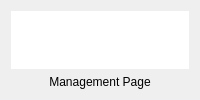
      <widget class="QWidget" name="dealPage">
       <layout class="QVBoxLayout" name="managementLayout">
        <item>
         <widget class="QStackedWidget" name="stackedWidget_4">
          <property name="styleSheet">
           <string notr="true">background-color: rgb(255, 255, 255);
</string>
          </property>
          <widget class="QWidget" name="page">
           <widget class="QLabel" name="title">
            <property name="geometry">
             <rect>
              <x>190</x>
              <y>20</y>
              <width>651</width>
              <height>71</height>
             </rect>
            </property>
            <property name="styleSheet">
             <string notr="true">QLabel {
    color: #7D4FEE;            /* Violet text */
    background-color: #FFFFFF; /* White background */
    font-size: 20pt;           /* Big title */
    font-weight: bold;         /* Bold text */
    border: 2px solid #7D4FEE; /* Violet border */
    border-radius: 10px;       /* Rounded corners */
    padding: 8px;              /* Space inside */
    qproperty-alignment: AlignCenter; /* Center text */
}
</string>
            </property>
            <property name="text">
             <string>Studio scheduling &amp; equipment rental</string>
            </property>
           </widget>
           <widget class="QPushButton" name="btnBook_deal">
            <property name="geometry">
             <rect>
              <x>370</x>
              <y>170</y>
              <width>116</width>
              <height>341</height>
             </rect>
            </property>
            <property name="styleSheet">
             <string notr="true"> background-color: #7D4FEE;   /* light violet */
    color: white;
    border: none;
    border-radius: 12px;         /* rounded edges */
    padding:  5px 8px;
    font-size: 14px;
    font-weight: bold;</string>
            </property>
            <property name="text">
             <string>Book</string>
            </property>
           </widget>
           <widget class="QWidget" name="gridLayoutWidget_2">
            <property name="geometry">
             <rect>
              <x>60</x>
              <y>170</y>
              <width>285</width>
              <height>131</height>
             </rect>
            </property>
            <layout class="QGridLayout" name="gridLayout_2">
             <item row="3" column="0">
              <widget class="QLabel" name="label_13">
               <property name="styleSheet">
                <string notr="true">  font-size: 16px;
    font-weight: bold;
    color: #2c3e50;          /* dark gray-blue */
        background-color: rgb(255, 255, 255);
    padding: 6px 12px;
        qproperty-alignment: 'AlignCenter';</string>
               </property>
               <property name="text">
                <string>Date/time</string>
               </property>
              </widget>
             </item>
             <item row="1" column="1">
              <widget class="QLineEdit" name="lineEditName_deal">
               <property name="styleSheet">
                <string notr="true">border: 2px solid #7D4FEE;   /* violet border */
    border-radius: 6px;          /* rounded corners */
    padding: 4px;
    background-color: #ffffff;   /* white background */
    color: #333333;              /* text color */</string>
               </property>
              </widget>
             </item>
             <item row="0" column="1">
              <widget class="QLineEdit" name="lineEditID_deal">
               <property name="styleSheet">
                <string notr="true">border: 2px solid #7D4FEE;   /* violet border */
    border-radius: 6px;          /* rounded corners */
    padding: 4px;
    background-color: #ffffff;   /* white background */
    color: #333333;              /* text color */</string>
               </property>
              </widget>
             </item>
             <item row="1" column="0">
              <widget class="QLabel" name="label_10">
               <property name="styleSheet">
                <string notr="true">  font-size: 16px;
    font-weight: bold;
    color: #2c3e50;          /* dark gray-blue */
        background-color: rgb(255, 255, 255);
    padding: 6px 12px;
        qproperty-alignment: 'AlignCenter';</string>
               </property>
               <property name="text">
                <string>name</string>
               </property>
              </widget>
             </item>
             <item row="0" column="0">
              <widget class="QLabel" name="label_14">
               <property name="styleSheet">
                <string notr="true">  font-size: 16px;
    font-weight: bold;
    color: #2c3e50;          /* dark gray-blue */
        background-color: rgb(255, 255, 255);
    padding: 6px 12px;
        qproperty-alignment: 'AlignCenter';</string>
               </property>
               <property name="text">
                <string>ID</string>
               </property>
              </widget>
             </item>
             <item row="3" column="1">
              <widget class="QDateTimeEdit" name="dateTimeEdit_deal">
               <property name="styleSheet">
                <string notr="true">border: 2px solid #7D4FEE;   /* violet border */
    border-radius: 6px;          /* rounded corners */
    padding: 4px;
    background-color: #ffffff;   /* white background */
	color: black;</string>
               </property>
              </widget>
             </item>
            </layout>
           </widget>
           <widget class="QLabel" name="label_2">
            <property name="geometry">
             <rect>
              <x>90</x>
              <y>110</y>
              <width>271</width>
              <height>51</height>
             </rect>
            </property>
            <property name="styleSheet">
             <string notr="true">QLabel {
    color: #7D4FEE;            /* Violet text */
    background-color: #FFFFFF; /* White background */
    font-size: 15pt;           /* Big title */
    font-weight: bold;         /* Bold text */
    border-radius: 10px;       /* Rounded corners */
    padding: 8px;              /* Space inside */
    qproperty-alignment: AlignCenter; /* Center text */
        text-decoration: underline;
}
</string>
            </property>
            <property name="text">
             <string>Details &amp; Equipment</string>
            </property>
           </widget>
           <widget class="QWidget" name="verticalLayoutWidget">
            <property name="geometry">
             <rect>
              <x>140</x>
              <y>320</y>
              <width>202</width>
              <height>235</height>
             </rect>
            </property>
            <layout class="QVBoxLayout" name="verticalLayout">
             <item>
              <widget class="QCheckBox" name="checkCamera_deal">
               <property name="styleSheet">
                <string notr="true">    font-size: 14px;
    font-weight: bold;
    color: #2c3e50;          /* dark gray-blue */
   /* light gray background */
        background-color: rgb(255, 255, 255);
    border: 1px solid #7D4FEE;
    border-radius: 6px;
    padding: 6px 12px;
</string>
               </property>
               <property name="text">
                <string>camera</string>
               </property>
              </widget>
             </item>
             <item>
              <widget class="QCheckBox" name="checkMic_deal">
               <property name="styleSheet">
                <string notr="true">    font-size: 14px;
    font-weight: bold;
    color: #2c3e50;          /* dark gray-blue */
   /* light gray background */
        background-color: rgb(255, 255, 255);
    border: 1px solid #7D4FEE;
    border-radius: 6px;
    padding: 6px 12px;
</string>
               </property>
               <property name="text">
                <string>Microphone</string>
               </property>
              </widget>
             </item>
             <item>
              <widget class="QCheckBox" name="checkLight_deal">
               <property name="styleSheet">
                <string notr="true">    font-size: 14px;
    font-weight: bold;
    color: #2c3e50;          /* dark gray-blue */
   /* light gray background */
        background-color: rgb(255, 255, 255);
    border: 1px solid #7D4FEE;
    border-radius: 6px;
    padding: 6px 12px;
</string>
               </property>
               <property name="text">
                <string>Studio light</string>
               </property>
              </widget>
             </item>
             <item>
              <widget class="QCheckBox" name="checkCameraman_deal">
               <property name="styleSheet">
                <string notr="true">    font-size: 14px;
    font-weight: bold;
    color: #2c3e50;          /* dark gray-blue */
   /* light gray background */
        background-color: rgb(255, 255, 255);
    border: 1px solid #7D4FEE;
    border-radius: 6px;
    padding: 6px 12px;
</string>
               </property>
               <property name="text">
                <string>cameraman</string>
               </property>
              </widget>
             </item>
             <item>
              <widget class="QCheckBox" name="checkEditor_deal">
               <property name="styleSheet">
                <string notr="true">    font-size: 14px;
    font-weight: bold;
    color: #2c3e50;          /* dark gray-blue */
   /* light gray background */
        background-color: rgb(255, 255, 255);
    border: 1px solid #7D4FEE;
    border-radius: 6px;
    padding: 6px 12px;
</string>
               </property>
               <property name="text">
                <string>video editor</string>
               </property>
              </widget>
             </item>
             <item>
              <widget class="QCheckBox" name="checkStudio_deal">
               <property name="styleSheet">
                <string notr="true">    font-size: 14px;
    font-weight: bold;
    color: #2c3e50;          /* dark gray-blue */
   /* light gray background */
        background-color: rgb(255, 255, 255);
    border: 1px solid #7D4FEE;
    border-radius: 6px;
    padding: 6px 12px;
</string>
               </property>
               <property name="text">
                <string>studio</string>
               </property>
              </widget>
             </item>
            </layout>
           </widget>
           <widget class="QPushButton" name="btnEdit_deal">
            <property name="geometry">
             <rect>
              <x>500</x>
              <y>170</y>
              <width>116</width>
              <height>71</height>
             </rect>
            </property>
            <property name="styleSheet">
             <string notr="true"> background-color: #7D4FEE;   /* light violet */
    color: white;
    border: none;
    border-radius: 12px;         /* rounded edges */
    padding:  5px 8px;
    font-size: 14px;
    font-weight: bold;</string>
            </property>
            <property name="text">
             <string>Edit</string>
            </property>
           </widget>
           <widget class="QPushButton" name="btnDelete_deal">
            <property name="geometry">
             <rect>
              <x>500</x>
              <y>260</y>
              <width>116</width>
              <height>71</height>
             </rect>
            </property>
            <property name="styleSheet">
             <string notr="true"> background-color: #7D4FEE;   /* light violet */
    color: white;
    border: none;
    border-radius: 12px;         /* rounded edges */
    padding:  5px 8px;
    font-size: 14px;
    font-weight: bold;</string>
            </property>
            <property name="text">
             <string>Delete</string>
            </property>
           </widget>
           <widget class="QPushButton" name="btnClear_deal">
            <property name="geometry">
             <rect>
              <x>500</x>
              <y>350</y>
              <width>116</width>
              <height>71</height>
             </rect>
            </property>
            <property name="styleSheet">
             <string notr="true"> background-color: #7D4FEE;   /* light violet */
    color: white;
    border: none;
    border-radius: 12px;         /* rounded edges */
    padding:  5px 8px;
    font-size: 14px;
    font-weight: bold;</string>
            </property>
            <property name="text">
             <string>Clear</string>
            </property>
           </widget>
           <widget class="QPushButton" name="btnOrder_deal">
            <property name="geometry">
             <rect>
              <x>500</x>
              <y>440</y>
              <width>116</width>
              <height>71</height>
             </rect>
            </property>
            <property name="styleSheet">
             <string notr="true"> background-color: #7D4FEE;   /* light violet */
    color: white;
    border: none;
    border-radius: 12px;         /* rounded edges */
    padding:  5px 8px;
    font-size: 14px;
    font-weight: bold;</string>
            </property>
            <property name="text">
             <string>Order</string>
            </property>
           </widget>
           <widget class="QPushButton" name="pushButton_14">
            <property name="geometry">
             <rect>
              <x>20</x>
              <y>320</y>
              <width>116</width>
              <height>31</height>
             </rect>
            </property>
            <property name="styleSheet">
             <string notr="true"> background-color: #7D4FEE;   /* light violet */
    color: white;
    border: none;
    border-radius: 12px;         /* rounded edges */
    padding:  5px 8px;
    font-size: 14px;
    font-weight: bold;</string>
            </property>
            <property name="text">
             <string>📸</string>
            </property>
           </widget>
           <widget class="QPushButton" name="pushButton_15">
            <property name="geometry">
             <rect>
              <x>20</x>
              <y>360</y>
              <width>116</width>
              <height>31</height>
             </rect>
            </property>
            <property name="styleSheet">
             <string notr="true"> background-color: #7D4FEE;   /* light violet */
    color: white;
    border: none;
    border-radius: 12px;         /* rounded edges */
    padding:  5px 8px;
    font-size: 14px;
    font-weight: bold;</string>
            </property>
            <property name="text">
             <string>🎙️</string>
            </property>
           </widget>
           <widget class="QPushButton" name="pushButton_16">
            <property name="geometry">
             <rect>
              <x>20</x>
              <y>400</y>
              <width>116</width>
              <height>31</height>
             </rect>
            </property>
            <property name="styleSheet">
             <string notr="true"> background-color: #7D4FEE;   /* light violet */
    color: white;
    border: none;
    border-radius: 12px;         /* rounded edges */
    padding:  5px 8px;
    font-size: 14px;
    font-weight: bold;</string>
            </property>
            <property name="text">
             <string>💡</string>
            </property>
           </widget>
           <widget class="QPushButton" name="pushButton_17">
            <property name="geometry">
             <rect>
              <x>20</x>
              <y>440</y>
              <width>116</width>
              <height>31</height>
             </rect>
            </property>
            <property name="styleSheet">
             <string notr="true"> background-color: #7D4FEE;   /* light violet */
    color: white;
    border: none;
    border-radius: 12px;         /* rounded edges */
    padding:  5px 8px;
    font-size: 14px;
    font-weight: bold;</string>
            </property>
            <property name="text">
             <string>🎥</string>
            </property>
           </widget>
           <widget class="QPushButton" name="pushButton_18">
            <property name="geometry">
             <rect>
              <x>20</x>
              <y>480</y>
              <width>116</width>
              <height>31</height>
             </rect>
            </property>
            <property name="styleSheet">
             <string notr="true"> background-color: #7D4FEE;   /* light violet */
    color: white;
    border: none;
    border-radius: 12px;         /* rounded edges */
    padding:  5px 8px;
    font-size: 14px;
    font-weight: bold;</string>
            </property>
            <property name="text">
             <string>🎞️</string>
            </property>
           </widget>
           <widget class="QPushButton" name="pushButton_19">
            <property name="geometry">
             <rect>
              <x>20</x>
              <y>520</y>
              <width>116</width>
              <height>31</height>
             </rect>
            </property>
            <property name="styleSheet">
             <string notr="true"> background-color: #7D4FEE;   /* light violet */
    color: white;
    border: none;
    border-radius: 12px;         /* rounded edges */
    padding:  5px 8px;
    font-size: 14px;
    font-weight: bold;</string>
            </property>
            <property name="text">
             <string>🎬</string>
            </property>
           </widget>
           <widget class="QTabWidget" name="tabWidget">
            <property name="geometry">
             <rect>
              <x>640</x>
              <y>140</y>
              <width>511</width>
              <height>431</height>
             </rect>
            </property>
            <property name="styleSheet">
             <string notr="true"> background-color: #7D4FEE;   /* light violet */
    color: white;
    border: none;
    border-radius: 12px;         /* rounded edges */
    padding:  5px 8px;
    font-size: 14px;
    font-weight: bold;</string>
            </property>
            <property name="currentIndex">
             <number>0</number>
            </property>
            <widget class="QWidget" name="tab">
             <attribute name="title">
              <string>Tab 1</string>
             </attribute>
             <widget class="QTableWidget" name="tableWidget_deal">
              <property name="geometry">
               <rect>
                <x>10</x>
                <y>90</y>
                <width>481</width>
                <height>291</height>
               </rect>
              </property>
              <property name="styleSheet">
               <string notr="true">border: 2px solid #7D4FEE;   /* violet border */
    border-radius: 4px;          /* rounded corners */
    padding: 1px;
    background-color: #ffffff;   /* white background */
    color: #333333;              /* text color */

  border: 2px solid black; </string>
              </property>
              <column>
               <property name="text">
                <string>ID</string>
               </property>
              </column>
              <column>
               <property name="text">
                <string>name</string>
               </property>
              </column>
              <column>
               <property name="text">
                <string>equipement</string>
               </property>
              </column>
              <column>
               <property name="text">
                <string>date/time</string>
               </property>
              </column>
             </widget>
             <widget class="QLineEdit" name="searchName_deal">
              <property name="geometry">
               <rect>
                <x>130</x>
                <y>10</y>
                <width>211</width>
                <height>31</height>
               </rect>
              </property>
              <property name="styleSheet">
               <string notr="true">border: 2px solid #7D4FEE;   /* violet border */
    border-radius: 6px;          /* rounded corners */
    padding: 4px;
    background-color: #ffffff;   /* white background */
    color: #333333;         
 border: 2px solid black;      /* text color */</string>
              </property>
             </widget>
             <widget class="QPushButton" name="btnSearch_deal">
              <property name="geometry">
               <rect>
                <x>0</x>
                <y>0</y>
                <width>120</width>
                <height>41</height>
               </rect>
              </property>
              <property name="styleSheet">
               <string notr="true"> background-color: #7D4FEE;   /* light violet */
    color: white;
    border: none;
 border: 2px solid black; 
    border-radius: 12px;         /* rounded edges */
    padding:  5px 8px;
    font-size: 14px;
    font-weight: bold;</string>
              </property>
              <property name="text">
               <string>🔍</string>
              </property>
             </widget>
             <widget class="QPushButton" name="btnExportPDF_deal">
              <property name="geometry">
               <rect>
                <x>350</x>
                <y>0</y>
                <width>140</width>
                <height>41</height>
               </rect>
              </property>
              <property name="styleSheet">
               <string notr="true">background-color:#7D4FEE;
    color: white;
    border: 2px solid black;          /* THICK BLACK BORDER */
    border-radius: 16px;
    padding: 4px 18px;                /* Compact size */
    font-weight: bold;
    font-size: 12px;                  /* SMALL TEXT */
    min-width: 100px;</string>
              </property>
              <property name="text">
               <string>Export PDF</string>
              </property>
             </widget>
             <widget class="QLabel" name="labeltosay_itsinorder_deal">
              <property name="geometry">
               <rect>
                <x>0</x>
                <y>50</y>
                <width>351</width>
                <height>31</height>
               </rect>
              </property>
              <property name="text">
               <string>The data is ordered chronologically.</string>
              </property>
             </widget>
            </widget>
            <widget class="QWidget" name="tab_2">
             <attribute name="title">
              <string>Tab 2</string>
             </attribute>
             <widget class="QWidget" name="verticalLayoutWidget_2">
              <property name="geometry">
               <rect>
                <x>0</x>
                <y>0</y>
                <width>491</width>
                <height>321</height>
               </rect>
              </property>
              <layout class="QVBoxLayout" name="verticalLayout_2">
               <item>
                <widget class="QLabel" name="lblTitleStats_deal">
                 <property name="text">
                  <string>MATERIAL STATISTICS</string>
                 </property>
                </widget>
               </item>
               <item>
                <widget class="QTableWidget" name="tableStats_deal">
                 <property name="styleSheet">
                  <string notr="true">border: 2px solid #7D4FEE;   /* violet border */
    border-radius: 4px;          /* rounded corners */
    padding: 1px;
    background-color: #ffffff;   /* white background */
    color: #333333;              /* text color */

  border: 2px solid black; </string>
                 </property>
                 <column>
                  <property name="text">
                   <string>Material</string>
                  </property>
                 </column>
                 <column>
                  <property name="text">
                   <string>In Stock</string>
                  </property>
                 </column>
                 <column>
                  <property name="text">
                   <string>Booked</string>
                  </property>
                 </column>
                 <column>
                  <property name="text">
                   <string>Usage %</string>
                  </property>
                 </column>
                </widget>
               </item>
               <item>
                <widget class="QLabel" name="lblCurrentMonth_deal">
                 <property name="text">
                  <string/>
                 </property>
                </widget>
               </item>
               <item>
                <widget class="QLabel" name="lblWarning_deal">
                 <property name="text">
                  <string/>
                 </property>
                </widget>
               </item>
              </layout>
             </widget>
            </widget>
           </widget>
           <widget class="QPushButton" name="btnCalendar_deal">
            <property name="geometry">
             <rect>
              <x>370</x>
              <y>520</y>
              <width>241</width>
              <height>51</height>
             </rect>
            </property>
            <property name="styleSheet">
             <string notr="true"> background-color: #7D4FEE;   /* light violet */
    color: white;
    border: none;
    border-radius: 12px;         /* rounded edges */
    padding:  5px 8px;
    font-size: 14px;
    font-weight: bold;</string>
            </property>
            <property name="text">
             <string>View Booking Calendar</string>
            </property>
           </widget>
          </widget>
          <widget class="QWidget" name="page_2"/>
         </widget>
        </item>
        <item>
         <widget class="QLabel" name="dealLabel">
          <property name="text">
           <string>Management Page</string>
          </property>
          <property name="alignment">
           <set>Qt::AlignmentFlag::AlignCenter</set>
          </property>
         </widget>
        </item>
       </layout>
      </widget>
